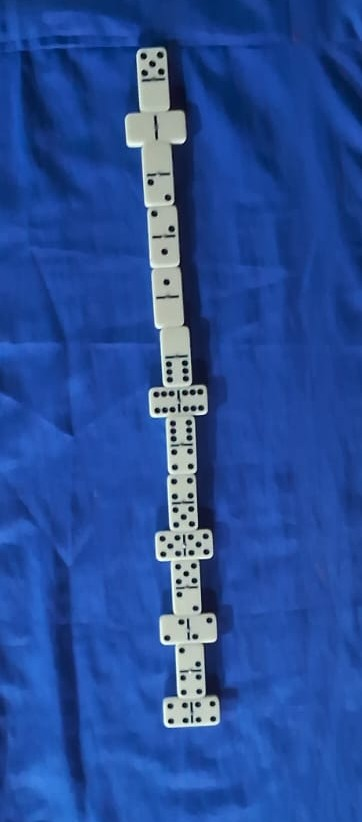
#> input picture imagem_recortada.jpeg, 362 x 822 px
$ python baseApp.py imagem_recortada.jpeg
#> lines starting #> are read from the running program, lines starting #| are printed output that depends on the picture; after the words box and inside, x2 and y2 are one past the last pixel; in counts of white or black regions, pixels touching at a corner belong together
import cv2
import numpy as np
import math
import argparse
import time
# from skimage.morphology import skeletonize
import sys
# from scipy.signal import find_peaks


def parse_arguments():
    parser = argparse.ArgumentParser(description='Processa imagens de dominó')
    parser.add_argument('imagem', help='Caminho para o arquivo de imagem')
    parser.add_argument('-z', '--zoom', type=float, default=1.0, help='Nível de zoom (padrão 1.0)')
    parser.add_argument('-p', '--proximidade', type=int, default=37, help='Distância mínima entre pedras')
    parser.add_argument('-L', '--limiar', type=int, default=190, help='Limiar de branco (0-255), valores de uso 150-200')
    parser.add_argument('-d', '--debug', nargs='*', default=None, help='Ativa debug. Códigos: Pn=pontos, Mb=mascaras, Tr=tracos, Vl=vales')
    return parser.parse_args()


CONFIGS = {
    'distancia_filtro': 15,
    'distancia_corte': 62,
    'distancia_conexao': 600,
    'tamanho_kernel_morfologia': 15, # Novo parâmetro para o tamanho da fenda a ser fechada
    'area_max': 2000,                # Area maxima das pedras
    'area_min': 300,
    'area_ponto': 15,
}


def debug_ativo(categoria=None):
    """
    Sem categoria: verifica se qualquer debug está ativo.
    Com categoria: verifica se aquela categoria específica está ativa,
    ou se foi chamado -d sem argumentos (debug geral).
    Códigos: Pn=pontos, Mb=mascaras, Tr=tracos, Vl=vales'.
    """
    if args.debug is None:
        return False
    if categoria is None:
        return True
    # -d sem argumentos = debug geral (ativa tudo)
    if len(args.debug) == 0:
        return True
    return categoria in args.debug

def validar_rect_na_mask(rect_pedra, mask_filtrada, limiar_ocupacao=0.80):
    """
    Verifica se o rect_pedra cobre ao menos limiar_ocupacao (80%) de pixels
    brancos na mask_filtrada. Retorna True se for uma pedra válida.
    """
    # Cria máscara do rect rotacionado
    mask_rect = np.zeros(mask_filtrada.shape, dtype=np.uint8)
    box = np.int32(cv2.boxPoints(rect_pedra))
    cv2.fillPoly(mask_rect, [box], 255)

    # Pixels dentro do rect
    total_pixels = cv2.countNonZero(mask_rect)
    if total_pixels == 0:
        return False

    # Pixels brancos na mask_filtrada dentro do rect
    intersecao = cv2.bitwise_and(mask_filtrada, mask_rect)
    pixels_brancos = cv2.countNonZero(intersecao)

    ocupacao = pixels_brancos / total_pixels
    return ocupacao >= limiar_ocupacao

def calcular_limiar_adaptativo(gray, args):
    if args.limiar != 190:  # usuário passou -L manualmente
        return args.limiar, gray

    # Percentil 85 dos pixels — representa a região mais clara da imagem
    # (o plástico branco das pedras puxa esse valor para cima)
    p85 = np.percentile(gray, 60)

    # Otsu restrito: analisa só os pixels ACIMA do percentil 85
    # Isso foca o histograma na transição fundo claro → plástico branco
    pixels_claros = gray[gray > p85]

    if len(pixels_claros) == 0:
        return args.limiar, gray

    # Histograma só dos pixels claros
    hist = np.bincount(pixels_claros.astype(np.uint8), minlength=256).astype(np.float32)

    # Otsu manual nessa faixa restrita
    total = pixels_claros.size
    soma = np.dot(np.arange(256), hist)
    soma_b, peso_b, maximo, limiar = 0.0, 0.0, 0.0, int(p85)

    for t in range(int(p85), 256):
        peso_b += hist[t]
        if peso_b == 0:
            continue
        peso_f = total - peso_b
        if peso_f == 0:
            break
        soma_b += t * hist[t]
        media_b = soma_b / peso_b
        media_f = (soma - soma_b) / peso_f
        variancia = peso_b * peso_f * (media_b - media_f) ** 2
        if variancia > maximo:
            maximo = variancia
            limiar = t

    # Garante que fica numa faixa razoável para dominó (160-220)
    limiar = int(np.clip(limiar, 160, 220))
    print(f"Limiar automático (Otsu restrito p85): {limiar}")
    return limiar, gray

def pipeline_blackhat(args):
    time_start = time.time()
    img = cv2.imread(args.imagem)
#> img is the input picture: shape (822, 362, 3); mean B, G, R 153.8, 78.2, 39.9
    if img is None:
        print("Erro: Imagem não encontrada.")
        return

    # Área de zoom
    img = cv2.resize(img, None, fx=args.zoom, fy=args.zoom, interpolation=cv2.INTER_LINEAR)
    gray = cv2.cvtColor(img, cv2.COLOR_BGR2GRAY)
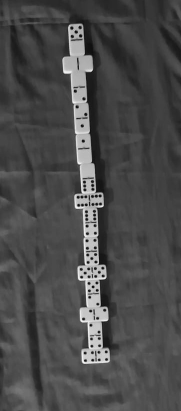
#> gray: shape (822, 362) (shown at 1/2 size); min 1, max 252, mean 75.4

   # 1. Máscara Sólida Base
    # _, mask_branca = cv2.threshold(gray, args.limiar, 255, cv2.THRESH_BINARY)
    limiar, gray = calcular_limiar_adaptativo(gray, args)
#> in calcular_limiar_adaptativo, `p85 = np.percentile(gray, 60)`: p85 = 73
#> in calcular_limiar_adaptativo, `hist = np.bincount(pixels_claros.astype(np.uint8), minlength=256).asty..`: hist = 256 values, max 8162 at index 74, min 0 at index 0, mean 450
#> in calcular_limiar_adaptativo, `soma = np.dot(np.arange(256), hist)`: soma = 11666180
#> in calcular_limiar_adaptativo, `soma_b, peso_b, maximo, limiar = 0.0, 0.0, 0.0, int(p85)`: soma_b = 0; limiar = 73
#> the loop in calcular_limiar_adaptativo, `for t in range(int(p85), 256):` made 180 passes
#> (peso_b, peso_f, soma_b, media_b, media_f, maximo) on passes 2 to 9: (8162, 107048, 603988, 74, 103.3, 7.52e+11), (16164, 99046, 1204138, 74.5, 105.6, 1.55e+12), (23779, 91431, 1782878, 74.98, 108.1, 2.38e+12), (30878, 84332, 2329501, 75.44, 110.7, 3.24e+12), (37416, 77794, 2839465, 75.89, 113.5, 4.11e+12), (43877, 71333, 3349884, 76.35, 116.6, 5.07e+12), (49523, 65687, 3801564, 76.76, 119.7, 6.01e+12), (54660, 60550, 4217661, 77.16, 123, 6.96e+12)
#> after the loop in calcular_limiar_adaptativo, `for t in range(int(p85), 256):`: limiar = 135; maximo = 2.18e+13; peso_b = 115210; soma_b = 11665928
#> in calcular_limiar_adaptativo, `limiar = int(np.clip(limiar, 160, 220))`: limiar = 160
#| Limiar automático (Otsu restrito p85): 160
#> limiar = 160
    _, mask_branca = cv2.threshold(gray, limiar, 255, cv2.THRESH_BINARY)
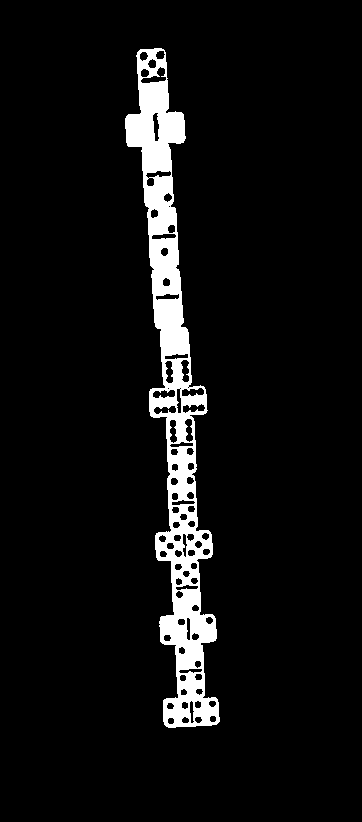
#> mask_branca: shape (822, 362); 6.5% white; 1 white region
    contours_ext, _ = cv2.findContours(mask_branca, cv2.RETR_EXTERNAL, cv2.CHAIN_APPROX_SIMPLE)
#> contours_ext = 1 contour; box (x1, y1, x2, y2) and area: (125, 48, 220, 728) 22784

    mask_solida = np.zeros_like(gray)
    cv2.drawContours(mask_solida, contours_ext, -1, 255, thickness=cv2.FILLED)
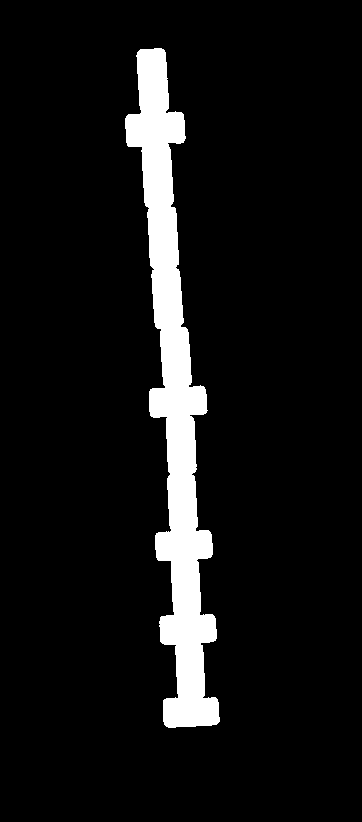
#> mask_solida: shape (822, 362); 7.9% white; 1 white region

    # Refinamento de Contornos
    cnts_pre, _ = cv2.findContours(mask_solida, cv2.RETR_EXTERNAL, cv2.CHAIN_APPROX_SIMPLE)
#> cnts_pre has the same summary as contours_ext
    mask_filtrada = np.zeros_like(gray)

    # Melhoria
    fator_area = (args.zoom + 0.4) ** 2   # O + 0.4 por conta do zoom padrão de app.py
    # fator_area = 1.4 ** 2
    area_min = int(CONFIGS['area_min'] * fator_area)
    area_max = int(CONFIGS['area_max'] * fator_area)
    raio_corte = int(CONFIGS['distancia_corte'] * args.zoom) # Distância é linear

    for c in cnts_pre:
        if cv2.contourArea(c) > area_min:
            cv2.drawContours(mask_filtrada, [c], -1, 255, -1)
#> this loop made 1 pass

    if debug_ativo('Mb'):
        cv2.imshow("1 - Mask Branca", mask_branca)
        cv2.imshow("1 - Mask Filtrada", mask_filtrada)
        # cv2.imshow("1 - Mask Cinza", gray)

    # Alinhar contorno
    def alinhar_contorno(contorno):
        """
        Rotaciona o contorno pelo ângulo do minAreaRect
        para que o lado longo fique alinhado com o eixo Y (vertical).
        Retorna o boundingRect ajustado.
        """
        rect = cv2.minAreaRect(contorno)
        center, size, angle = rect
        w, h = size

        # Garante que h é sempre o lado longo
        if w > h:
            w, h = h, w
            angle += 90

        # Rotaciona os pontos do contorno em torno do centro
        M = cv2.getRotationMatrix2D(center, angle, 1.0)

        # Aplica a rotação nos pontos do contorno
        pontos = contorno.reshape(-1, 2).astype(np.float32)
        pontos_rot = cv2.transform(pontos.reshape(1, -1, 2), M).reshape(-1, 2)

        # boundingRect agora é ajustado ao eixo
        x = int(pontos_rot[:, 0].min())
        y = int(pontos_rot[:, 1].min())
        cw = int(pontos_rot[:, 0].max()) - x
        ch = int(pontos_rot[:, 1].max()) - y

        return x, y, cw, ch, angle

    # Se preferir ver onde os pontos foram removidos:
    mask_base_pontos = cv2.bitwise_xor(mask_filtrada, mask_branca)
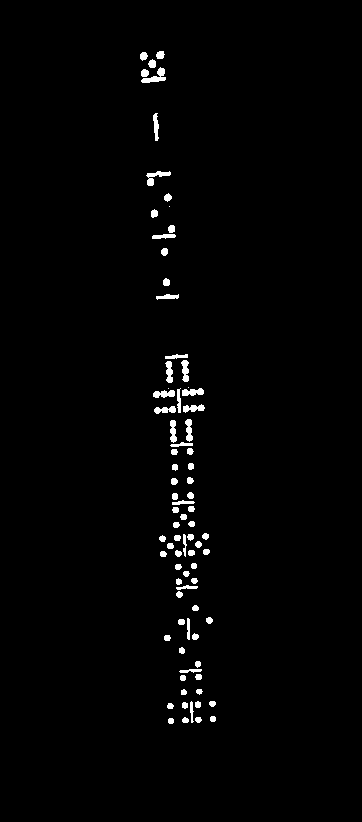
#> mask_base_pontos: shape (822, 362); 1.5% white; 82 white regions (3 under 20 px)
    cnts_pontos, _ = cv2.findContours(mask_base_pontos, cv2.RETR_EXTERNAL, cv2.CHAIN_APPROX_SIMPLE)
#> cnts_pontos = 82 contours, 3 with area under 20; largest, box (x1, y1, x2, y2) and area: (141, 67, 166, 83) 134, (146, 171, 171, 186) 114, (182, 388, 204, 396) 101, (153, 390, 175, 398) 100, (181, 360, 189, 382) 99
    mask_esp_pontos = np.zeros_like(gray)
    mask_esp_tracos = np.zeros_like(gray)

    # Obter as médias
    med_cw_tracos = 0.0
    counter = 0

    for c in cnts_pontos:
        x, y, cw, ch, angle = alinhar_contorno(c)
        ratio = ch / cw if cw > 0 else 0
        if ratio > 2.5:
            med_cw_tracos += cw
            counter += 1
#> this loop made 82 passes
#> (rect in alinhar_contorno, angle, w in alinhar_contorno, h in alinhar_contorno, M in alinhar_contorno, x, y, cw) on pass 9: (((191.5, 711.5), (21, 3), -90), 0, 3, 21, [[1, 0, 0], [0, 1, 0]], 190, 701, 3)

    med_cw_tracos = med_cw_tracos / counter if med_cw_tracos > 0 else 0
    print(f"Média dos Traços: {med_cw_tracos}")
#| Média dos Traços: 4.7

    for c in cnts_pontos:
        x, y, cw, ch, angle = alinhar_contorno(c)

        ratio = ch / cw if cw > 0 else 0

        if ratio > 2.5 and cw < med_cw_tracos + 2:
            if angle > 100.0 or angle < 45.0:
                acr_x = x + 5
                acr_y = y + 10
            else:
                acr_x = x - 5
                acr_y = y + 2
            # cv2.putText(mask_esp_tracos, f"{int(angle)}", (acr_x, acr_y), cv2.FONT_HERSHEY_SIMPLEX, 0.3, 255, 1)
            cv2.drawContours(mask_esp_tracos, [c], -1, 255, -1)
            # print(f"Traço ---- ratio={ratio:.2f} cw={cw} ch={ch} angle={angle:.1f}")
            # cv2.imshow("Contornos", mask_esp_tracos)
            # cv2.waitKey(0)
        else:
            cv2.drawContours(mask_esp_pontos, [c], -1, 255, -1)
            # print(f"     Ponto ----  ratio={ratio:.2f} cw={cw} ch={ch} angle={angle:.1f}")

        cnts_tracos, _ = cv2.findContours(
            mask_esp_tracos,
            cv2.RETR_EXTERNAL,
            cv2.CHAIN_APPROX_SIMPLE
        )
#> this loop made 82 passes
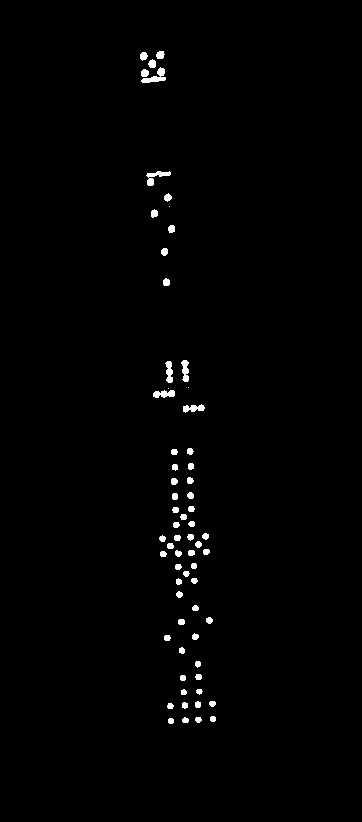
#> mask_esp_pontos: shape (822, 362); 1% white; 66 white regions (3 under 20 px), largest, box (x1, y1, x2, y2) and area: (141, 67, 166, 83) 172, (146, 171, 171, 186) 152, (153, 390, 175, 398) 128
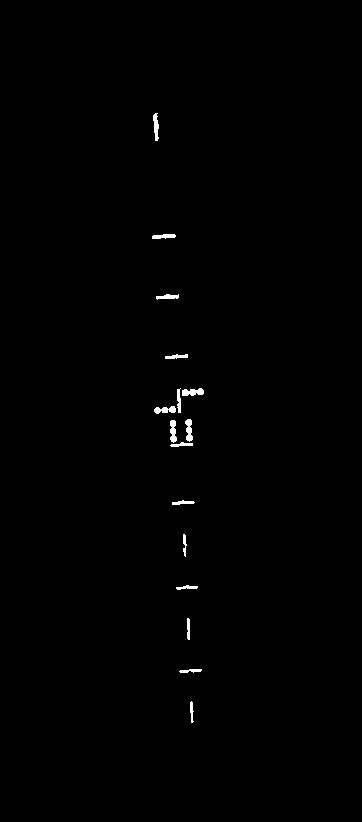
#> mask_esp_tracos: shape (822, 362); 0.46% white; 16 white regions, largest, box (x1, y1, x2, y2) and area: (182, 388, 204, 396) 128, (185, 419, 193, 442) 121, (170, 420, 177, 443) 117

    # sys.exit(0)

    def angle_diff(a, b):
        d = abs(a - b) % 180
        return min(d, 180 - d)

    fragmentos = []

    for c in cnts_tracos:

        x, y, cw, ch, angle = alinhar_contorno(c)

        cx = x + cw // 2
        cy = y + ch // 2

        fragmentos.append({
            'contour': c,
            'x': x,
            'y': y,
            'w': cw,
            'h': ch,
            'cx': cx,
            'cy': cy,
            'angle': angle
        })
#> this loop made 16 passes

    mask_tracos_unidos = np.zeros_like(gray)

    for frag in fragmentos:
        cv2.drawContours(
            mask_tracos_unidos,
            [frag['contour']],
            -1,
            255,
            -1
        )
    for i in range(len(fragmentos)):

        for j in range(i + 1, len(fragmentos)):

            a = fragmentos[i]
            b = fragmentos[j]

            # diferença vertical pequena
            dy = abs(a['cy'] - b['cy'])

            # distância horizontal
            dx = abs(a['cx'] - b['cx'])

            # ângulo parecido
            da = angle_diff(
                a['angle'],
                b['angle']
            )

            right_a = a['x'] + a['w']
            left_b  = b['x']

            gap = left_b - right_a

            if (
                dy < 20
                and dx < 20
                and da < 10
            ):

                pt1 = (a['cx'], a['cy'])
                pt2 = (b['cx'], b['cy'])

                cv2.line(
                    mask_tracos_unidos,
                    pt1,
                    pt2,
                    255,
                    thickness=1
                )
#> mask_tracos_unidos: shape (822, 362); 0.46% white; 15 white regions, largest, box (x1, y1, x2, y2) and area: (170, 419, 193, 443) 248, (182, 388, 204, 396) 128, (154, 406, 176, 414) 115
        # print(f"ratio={ratio:.2f} cw={cw} ch={ch} angle={angle:.1f}")
        # cv2.imshow("0 -- Mask Tracos", mask_esp_tracos)
        # cv2.waitKey()
    # ====================================================================
    # DETECÇÃO DE PEDRAS POR TRAÇOS (MODO EXPERIMENTAL)
    # Usa mask_esp_tracos para localizar o traço central de cada pedra
    # e constrói rect_pedra diretamente — sem depender de vales ou proximidade.
    # O pipeline de vales original continua intacto abaixo.
    # ====================================================================
    kernel_erode = np.ones((4, 4), np.uint8)
    kernel_close = np.ones((4, 4), np.uint8)
    mask_pontos_erode = cv2.erode(mask_esp_pontos, kernel_erode, iterations=1)
#> mask_pontos_erode: shape (822, 362); 0.19% white in thin lines or dots, all inside (x1, y1, x2, y2) = (142, 53, 215, 723)

    # ============================================================
    # DISTANCE TRANSFORM
    # ============================================================

    # Garantir imagem binária
    mask_bin = (mask_esp_pontos > 0).astype(np.uint8)

    # Distance transform
    dist = cv2.distanceTransform(
        mask_bin,
        cv2.DIST_L2,
        3
    )

    # Visualização debug
    if debug_ativo('Tr'):
        dist_show = cv2.normalize(
            dist,
            None,
            0,
            255,
            cv2.NORM_MINMAX
        ).astype(np.uint8)

        cv2.imshow("DIST TRANSFORM", dist_show)

    # Threshold dos picos
    _, mask_pontos_sep = cv2.threshold(
        dist,
        0.38 * dist.max(),
        255,
        cv2.THRESH_BINARY
    )
#> mask_pontos_sep: shape (822, 362) float32; 0.4% white in thin lines or dots, all inside (x1, y1, x2, y2) = (141, 52, 215, 723)

    mask_pontos_sep = np.uint8(mask_pontos_sep)

    # Normaliza dist para 0-255 uint8
    # dist_norm = cv2.normalize(dist, None, 0, 255, cv2.NORM_MINMAX).astype(np.uint8)
    # otsu_val, mask_pontos_sep = cv2.threshold(dist_norm, 0, 255, cv2.THRESH_BINARY + cv2.THRESH_OTSU)
    # print(f"OtsuVal: {otsu_val:.0f}")

    # mask_pontos_sep = np.uint8(mask_pontos_sep)

    # Pequena dilatação para recuperar formato
    # kernel_restore = cv2.getStructuringElement(
    #     cv2.MORPH_ELLIPSE,
    #     (3, 3)
    # )
    #
    # mask_pontos_sep = cv2.dilate(
    #     mask_pontos_sep,
    #     kernel_restore,
    #     iterations=1
    # )

    # Fecha fragmentos do traço interrompidos pelo pino de aço
    # Kernel horizontal: une fragmentos ao longo do comprimento do traço
    kernel_h = cv2.getStructuringElement(cv2.MORPH_RECT, (9, 1))
    mask_tracos_close = cv2.morphologyEx(mask_esp_tracos, cv2.MORPH_CLOSE, kernel_h, iterations=3)
#> mask_tracos_close: shape (822, 362); 0.58% white; 12 white regions, largest, box (x1, y1, x2, y2) and area: (170, 419, 193, 447) 548, (154, 388, 204, 414) 404, (153, 113, 159, 141) 111
    mask_tracos_close = cv2.morphologyEx(mask_tracos_close, cv2.MORPH_CLOSE, kernel_close, iterations=1)
#> mask_tracos_close: shape (822, 362); 0.6% white; 12 white regions, largest, box (x1, y1, x2, y2) and area: (171, 420, 194, 448) 584, (155, 389, 205, 415) 410, (154, 114, 160, 142) 116
    mask_pontos = cv2.bitwise_or(mask_tracos_unidos, mask_pontos_sep)


    if debug_ativo('Tr'):
        cv2.imshow("TRACO -- Mask Pontos separados", mask_pontos_sep)
        # cv2.imshow("TRACO -- Mask Tracos fechados", mask_tracos_close)
        cv2.imshow("TRACO -- Tracos fechados Aling", mask_tracos_unidos)
        cv2.imshow("TRACO -- Mask Tracos e Pontos", mask_pontos)

    # --- Coleta contornos dos traços e calcula média do comprimento ---
    cnts_tracos, _ = cv2.findContours(mask_tracos_unidos, cv2.RETR_EXTERNAL, cv2.CHAIN_APPROX_SIMPLE)

    comprimentos = []
    for c in cnts_tracos:
        r = cv2.minAreaRect(c)
        _, (w_t, h_t), _ = r
        comp = max(w_t, h_t)
        esp  = min(w_t, h_t)
        if esp == 0:
            continue
        ratio_t = comp / esp
        # Traço válido: comprido e fino
        if ratio_t > 3.0 and comp > 8 * args.zoom:
            comprimentos.append(comp)
#> this loop made 15 passes

    if comprimentos:
        med_comp_traco = float(np.median(comprimentos))
        print(f"TRACO -- Mediana comprimento dos traços: {med_comp_traco:.1f}px")
#| TRACO -- Mediana comprimento dos traços: 22.0px

        # Pedra de dominó: traço central ≈ 85% da largura interna da pedra
        # Ratio pedra ≈ 2:1  →  altura_pedra ≈ 2 * largura_pedra
        # largura_pedra ≈ comp_traco / 0.85
        # altura_pedra  ≈ largura_pedra * 2
        largura_pedra_est = med_comp_traco / 0.80
        altura_pedra_est  = largura_pedra_est * 2.0

        # Margem extra para não cortar as bolinhas nas bordas
        margem_extra = 1.15
        largura_final = largura_pedra_est * margem_extra
        altura_final  = altura_pedra_est  * margem_extra

        candidatos_traco = []

        for c in cnts_tracos:
            r = cv2.minAreaRect(c)
            (cx_t, cy_t), (w_t, h_t), angle_t = r
            comp = max(w_t, h_t)
            esp  = min(w_t, h_t)
            if esp == 0:
                continue
            ratio_t = comp / esp

            if ratio_t < 3.0 or not (med_comp_traco * 0.6 <= comp <= med_comp_traco * 1.4):
                continue

            # Usa alinhar_contorno para obter o ângulo real do lado longo
            # independente de como o minAreaRect ordenou w/h
            _, _, cw_al, ch_al, angle_alinhado = alinhar_contorno(c)
            # angle_alinhado já aponta para o lado longo (ch > cw após alinhamento)
            # rect_pedra: largura_final é o lado curto, altura_final é o lado longo
            # o ângulo do minAreaRect para o lado longo = angle_alinhado - 90
            angle_pedra = angle_alinhado - 90

            rect_pedra_traco = ((cx_t, cy_t), (largura_final, altura_final), angle_pedra)

            if not validar_rect_na_mask(rect_pedra_traco, mask_filtrada):
                continue  # rect mal orientado ou fora da pedra real

            candidatos_traco.append({
                'rect_pedra': rect_pedra_traco,
                'centro': (cx_t, cy_t)
            })
#> this loop made 15 passes
#> pass 3, in validar_rect_na_mask (call 3), `intersecao = cv2.bitwise_and(mask_filtrada, mask_rect)`:
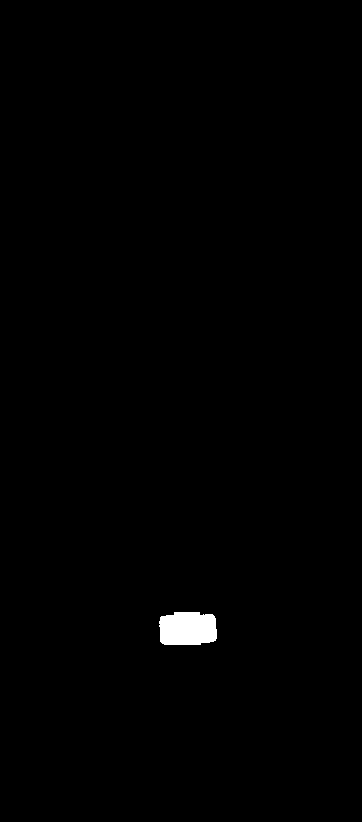
#> intersecao: shape (822, 362); 0.58% white; 1 white region, box (x1, y1, x2, y2) and area: (159, 612, 217, 645) 1726

            # [10 lines of commented-out code are left out]
        pedras_traco_unicas = []
        for cand in candidatos_traco:
            cx1, cy1 = cand['centro']
            dup = False
            for p in pedras_traco_unicas:
                cx2, cy2 = p['centro']
                if math.hypot(cx2 - cx1, cy2 - cy1) < args.proximidade:
                    dup = True
                    break
            if not dup:
                pedras_traco_unicas.append(cand)
#> this loop made 11 passes

        # --- Maior bando (igual ao pipeline de vales) ---
        DIST_CONEXAO_TRACO = CONFIGS['distancia_conexao'] * args.zoom
        visitados_t = set()
        bandos_t = []

        for i, p1 in enumerate(pedras_traco_unicas):
            if i in visitados_t:
                continue
            bando = [p1]
            visitados_t.add(i)
            fila = [p1]
            while fila:
                foco = fila.pop(0)
                cx_f, cy_f = foco['centro']
                for j, p2 in enumerate(pedras_traco_unicas):
                    if j not in visitados_t:
                        cx2, cy2 = p2['centro']
                        if math.hypot(cx2 - cx_f, cy2 - cy_f) <= DIST_CONEXAO_TRACO:
                            bando.append(p2)
                            visitados_t.add(j)
                            fila.append(p2)
            bandos_t.append(bando)
#> (the rest of the program and of its run is left out)
